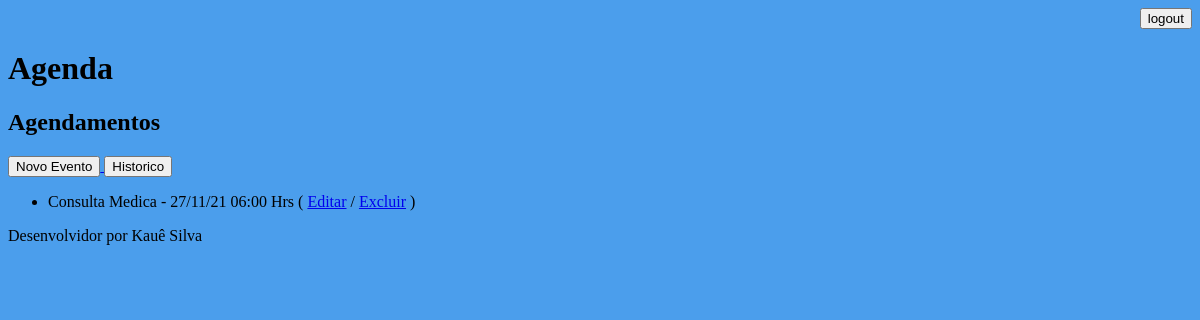
Before: /agenda/ (signed in) with the older database file.
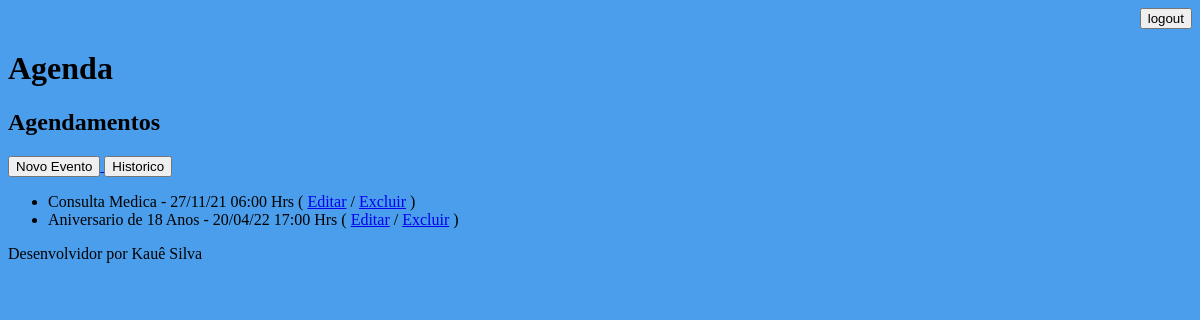
After: the same page with the newer database file.
### core/models.py (models this page shows, shortened)
class Evento(models.Model):
    titulo = models.CharField(max_length=100)
    descricao = models.TextField(blank=True, null=True)
    data_evento = models.DateTimeField(verbose_name='Data do Evento')
    data_criacao = models.DateTimeField(auto_now=True)
    local = models.CharField(max_length=30, blank=True, null=True)
    usuario = models.ForeignKey(User, on_delete=models.CASCADE)
    class Meta:
        db_table = 'evento'
    def get_data_evento(self):
        return self.data_evento.strftime('%d/%m/%y %H:%M Hrs')
    def get_evento_atrasado(self):
        if self.data_evento < datetime.now():
            return True
        else:
            return False
    def get_evento_prestes_inicio(self):
        if self.data_evento < datetime.now() + timedelta(hours=1):
            return True
        else:
            return False

### core/views.py (the view)
# urls.py: path('agenda/', views.lista_eventos),
@login_required(login_url='/login/')
def lista_eventos(request):
    data_atual = datetime.now() - timedelta(hours=1)
    usuario = request.user
    eventos = Evento.objects.filter(usuario=usuario, data_evento__gt=data_atual)
    dados = {'eventos':eventos}
    return render(request, 'agenda.html', dados)

### templates/agenda.html (shortened to what this page needs)
{% extends "model-page.html" %}
{% block content %}
    <h2>Agendamentos</h2>
    <a href="evento/">
        <button type="button">Novo Evento</button>
    </a>
    <a href="historico/">
        <button type="button">Historico</button>
    </a>
    <ul>
        {%for evento in eventos%}
        <div style=>
            <li>
                {{evento.titulo}} - {{evento.get_data_evento}}
                (
                    <a href="evento/?id={{ evento.id }}">Editar</a> /
                    <a href="evento/delete/{{ evento.id }}">Excluir</a>
                )
            </li>
        </div>
        {%endfor%}
    </ul>
{% endblock %}

Changed rows visible on the page:
added Evento: titulo "Aniversario de 18 Anos", get_data_evento "20/04/22 17:00 Hrs"
